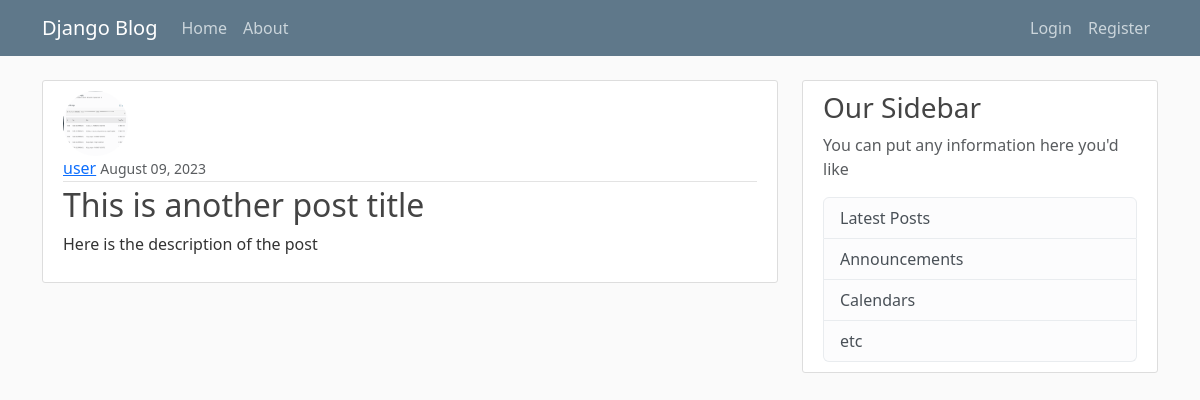
/post/5/, run on the app's committed database.
### blog/models.py (models this page shows, shortened)
class Post(models.Model):
    title = models.CharField(max_length=100)
    content = models.TextField()
    date_posted = models.DateTimeField(default=timezone.now)
    author = models.ForeignKey(User, on_delete=models.CASCADE)

### users/models.py (models this page shows, shortened)
class Profile(models.Model):
    user = models.OneToOneField(User, on_delete=models.CASCADE)
    image = models.ImageField(default='default.jpg', upload_to='profile_pics')

### blog/views.py (the view)
# urls.py: path('post/<int:pk>/', PostDetailView.as_view(), name='post-detail'),
class PostDetailView(DetailView):
    model = Post

### blog/templates/blog/post_detail.html (shortened to what this page needs)
{% extends "blog/base.html" %}
{% block content %}
<article class="media content-section">
    <div class="media-body">
        <img class="rounded-circle article-img" src="{{object.author.profile.image.url}}" alt="">
        <div class="article-metadata">
            <a class="mr-2" href="{% url 'user-posts' object.author.username %}">{{ object.author }}</a>
            <small class="text-muted">{{ object.date_posted|date:"F d, Y" }}</small>
        </div>
        <h2 class="article-title">{{ object.title }}</h2>
        <p class="article-content">{{ object.content }}</p>
    </div>
</article>
{% endblock content %}

### blog/static/blog/main.css (style rules this page uses)
body { background: #fafafa; color: #333333; margin-top: 5rem; }
h1, h2, h3, h4, h5, h6 { color: #444444; }
.content-section { background: #ffffff; padding: 10px 20px; border: 1px solid #dddddd; border-radius: 3px; margin-bottom: 20px; }
.article-title { color: #444444; }
.article-content { white-space: pre-line; }
.article-img { height: 65px; width: 65px; margin-right: 16px; }
.article-metadata { padding-bottom: 1px; margin-bottom: 4px; border-bottom: 1px solid #e3e3e3 }

### data on the page
Post: author.profile.image (picture), author "user", date_posted "August 09, 2023", title "This is another post title", content "Here is the description of the post"
